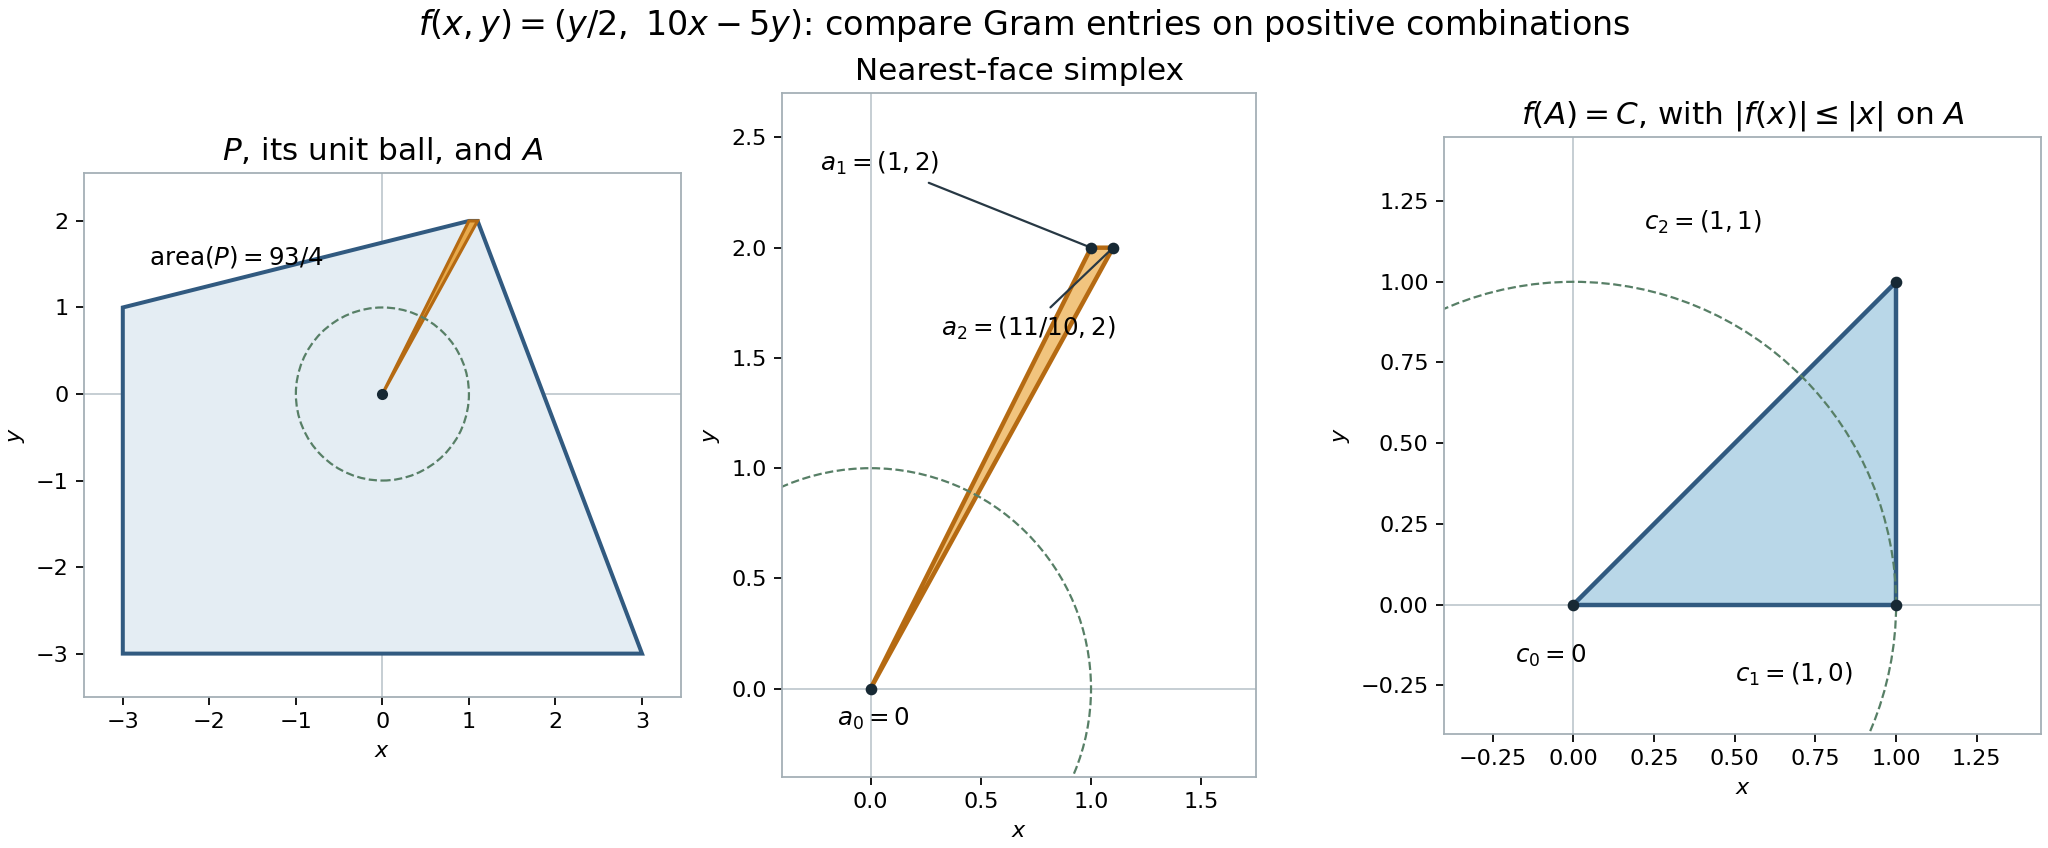

Source code (Python):
"""Nearest-face Gram comparison: exact coordinates, inspected render."""
from pathlib import Path
import matplotlib
matplotlib.use("Agg")
import matplotlib.pyplot as plt
from matplotlib.patches import Polygon, Circle
import numpy as np

BASE=Path(__file__).resolve().parent
P=np.array([[1,2],[1.1,2],[3,-3],[-3,-3],[-3,1]])
A=np.array([[0,0],[1,2],[1.1,2]])
C=np.array([[0,0],[1,0],[1,1]])
fig,axs=plt.subplots(1,3,figsize=(12.8,5.3),constrained_layout=True)
ax=axs[0]
ax.add_patch(Polygon(P,facecolor="#e4edf3",edgecolor="#315a80",linewidth=1.8))
ax.add_patch(Polygon(A,facecolor="#e8aa4b",edgecolor="#b56a12",linewidth=1.4))
ax.add_patch(Circle((0,0),1,fill=False,edgecolor="#577f66",linestyle="--"))
ax.plot(0,0,"o",color="#172934",markersize=4)
ax.set_xlim(-3.45,3.45);ax.set_ylim(-3.5,2.55)
ax.set_title(r"$P$, its unit ball, and $A$",fontsize=14)
ax.text(-2.7,1.5,r"$\mathrm{area}(P)=93/4$",fontsize=11)

ax=axs[1]
ax.add_patch(Polygon(A,facecolor="#f1c47e",edgecolor="#b56a12",linewidth=2))
ax.add_patch(Circle((0,0),1,fill=False,edgecolor="#577f66",linestyle="--"))
ax.scatter(A[:,0],A[:,1],color="#172934",s=18,zorder=4)
ax.annotate(r"$a_1=(1,2)$",xy=(1,2),xytext=(-.23,2.35),
            fontsize=11,arrowprops={"arrowstyle":"-","color":"#273844"})
ax.annotate(r"$a_2=(11/10,2)$",xy=(1.1,2),xytext=(.32,1.6),
            fontsize=11,arrowprops={"arrowstyle":"-","color":"#273844"})
ax.text(-.15,-.17,r"$a_0=0$",fontsize=11)
ax.set_xlim(-.4,1.75);ax.set_ylim(-.4,2.7)
ax.set_title("Nearest-face simplex",fontsize=14)

ax=axs[2]
ax.add_patch(Polygon(C,facecolor="#b9d7e8",edgecolor="#315a80",linewidth=2))
ax.add_patch(Circle((0,0),1,fill=False,edgecolor="#577f66",linestyle="--"))
ax.scatter(C[:,0],C[:,1],color="#172934",s=18,zorder=4)
ax.annotate(r"$c_1=(1,0)$",xy=(1,0),xytext=(.5,-.24),fontsize=11)
ax.annotate(r"$c_2=(1,1)$",xy=(1,1),xytext=(.22,1.16),fontsize=11)
ax.text(-.18,-.18,r"$c_0=0$",fontsize=11)
ax.set_xlim(-.4,1.45);ax.set_ylim(-.4,1.45)
ax.set_title(r"$f(A)=C$, with $|f(x)|\leq |x|$ on $A$",fontsize=14)

for ax in axs:
    ax.set_aspect("equal")
    ax.axhline(0,color="#b8c2c8",linewidth=.7,zorder=0)
    ax.axvline(0,color="#b8c2c8",linewidth=.7,zorder=0)
    ax.set_xlabel(r"$x$");ax.set_ylabel(r"$y$")
    for spine in ax.spines.values(): spine.set_color("#a4afb5")
fig.suptitle(r"$f(x,y)=(y/2,\ 10x-5y)$: compare Gram entries on positive combinations",
             fontsize=15)
fig.savefig(BASE/"face_gram.png",dpi=160)
fig.savefig(BASE/"face_gram.svg")
print({"coordinates":"exact decimal rational coordinates",
       "outputs":["face_gram.png","face_gram.svg"]})
